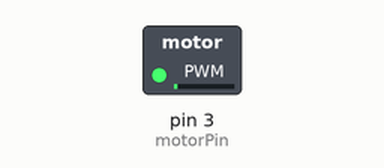
This sketch was run on a simulated Arduino Uno, built with avr-gcc and run on an emulated ATmega328P. Shown: switched loads named in the sketch (green lamp = pin HIGH).

Above: at 0.05 s.
At 1.15 s:
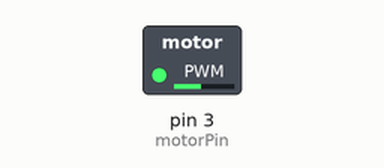
At 2.3 s:
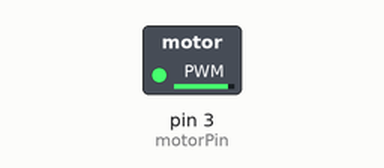
At 4.6 s:
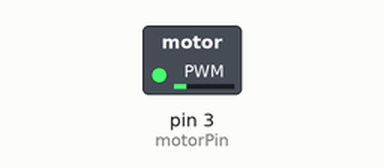
Timing chart, 0 to 6.7 s (numbered marks = the images above):
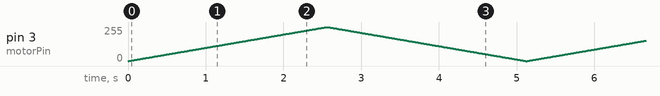

The sketch:

Project_28_Motor_fan.ino
```cpp
/*
Keye New RFID Starter Kit
Project 28
Motor fan
Edit By Keyes
*/
const int motorPin = 3; // Define the motor control pin
void setup() {
  pinMode(motorPin, OUTPUT); // Set the motor pin to output mode
}

void loop() {
  // Gradually increase PWM signal
  for (int speed = 0; speed <= 255; speed++) {
    analogWrite(motorPin, speed);
    delay(10); // Delay to observe motor speed change
  }
  // Gradually decrease PWM signal
  for (int speed = 255; speed >= 0; speed--) {
    analogWrite(motorPin, speed);
    delay(10); // Delay to observe motor speed change
  }
}
```
